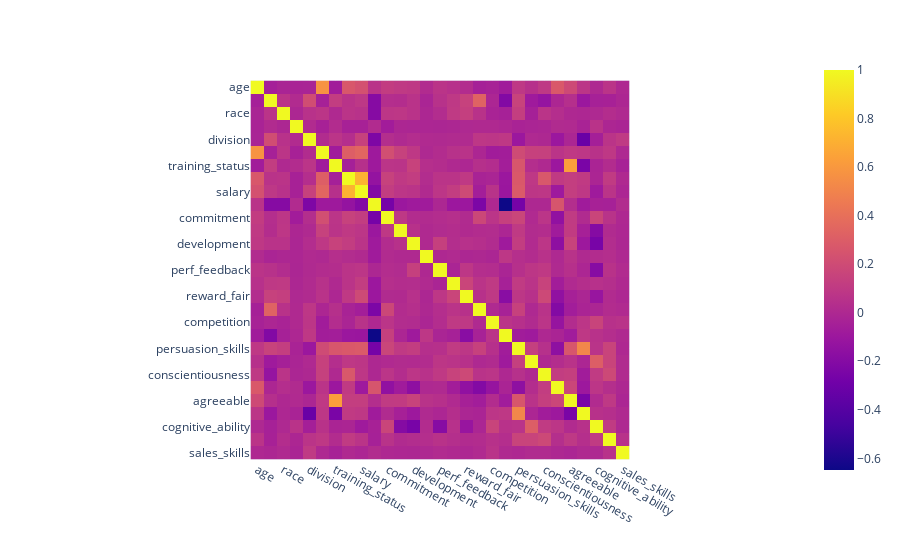

Source (notebook cell):
### Code cell
#correlation heatmap (hover over the heatmap to see the exact correlated factors and values)
df_corr = corr_emp.corr()
fig = px.imshow(df_corr)
fig.show()

### Figure 1 — Plotly figure (JSON) as saved in the notebook; plotly's stock layout.template omitted (floating-point values rounded to 4 significant figures; data arrays with more than 128 entries replaced by an {"elided": "..."} marker saying what was removed)
{"data": [{"coloraxis": "coloraxis", "hovertemplate": "x: %{x}<br>y: %{y}<br>color: %{z}<extra></extra>", "name": "0", "type": "heatmap", "x": ["age", "gender", "race", "education", "division", "tenure", "training_status", "jlevel", "salary", "absent", "commitment", "respect", "development", "goal", "perf_feedback", "perf_fair", "reward_fair", "work_life", "competition", "culture_fit", "persuasion_skills", "extraversion", "conscientiousness", "emotion_stability", "agreeable", "openness", "cognitive_ability", "structured_interview", "sales_skills"], "xaxis": "x", "y": ["age", "gender", "race", "education", "division", "tenure", "training_status", "jlevel", "salary", "absent", "commitment", "respect", "development", "goal", "perf_feedback", "perf_fair", "reward_fair", "work_life", "competition", "culture_fit", "persuasion_skills", "extraversion", "conscientiousness", "emotion_stability", "agreeable", "openness", "cognitive_ability", "structured_interview", "sales_skills"], "yaxis": "y", "z": {"elided": "29x29 float values"}}], "layout": {"coloraxis": {"colorscale": [[0, "#0d0887"], [0.1111, "#46039f"], [0.2222, "#7201a8"], [0.3333, "#9c179e"], [0.4444, "#bd3786"], [0.5556, "#d8576b"], [0.6667, "#ed7953"], [0.7778, "#fb9f3a"], [0.8889, "#fdca26"], [1, "#f0f921"]]}, "margin": {"t": 60}, "xaxis": {"anchor": "y", "constrain": "domain", "domain": [0, 1], "scaleanchor": "y"}, "yaxis": {"anchor": "x", "autorange": "reversed", "constrain": "domain", "domain": [0, 1]}}}
